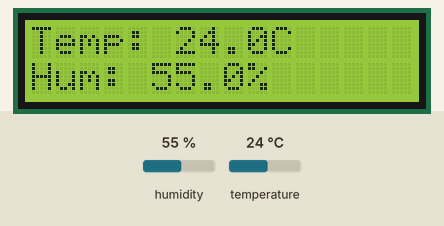
Recording of a sketch running on a simulated Arduino Uno, built with avr-gcc and run on an emulated ATmega328P. On the bench: 16×2 character LCD. The test bench sets the inputs (shaded band); at power-on: humidity 55 %, temperature 24 °C.

Above: at 1.2 s.
1.3 s: humidity set to 22 %
At 3.5 s:
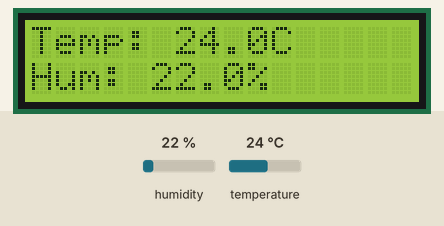
4.0 s: temperature set to 12 °C
At 4.8 s:
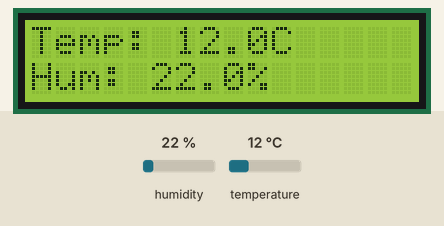
6.7 s: humidity set to 40 %
At 8.6 s:
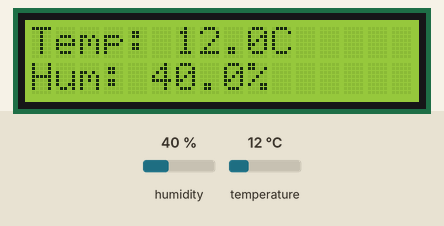
9.7 s: temperature set to 19 °C
At 11.1 s:
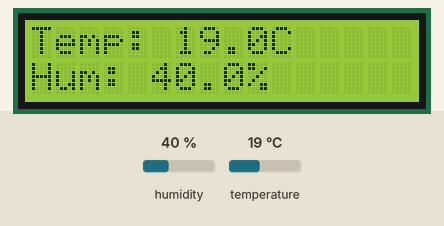
Timing chart, 0 to 12.7 s (numbered marks = the images above; inputs shaded):
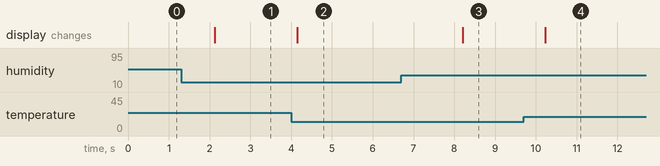

Measured:
- after the input at 1.3 s, the display: changes after 0.82 s (image 1)
- after the input at 4.0 s, the display: changes after 0.15 s (image 2)
- after the input at 6.7 s, the display: changes after 1.5 s (image 3)
- after the input at 9.7 s, the display: changes after 0.53 s (image 4)

The sketch:

arduino_dht22_lcd2x16.ino
```cpp
#include <Wire.h>
#include <LiquidCrystal_I2C.h>
#include <DHT.h>

// Konfigurasi DHT22
#define DHTPIN 13
#define DHTTYPE DHT22
DHT dht(DHTPIN, DHTTYPE);

// Konfigurasi LCD I2C 2x16
#define LCD_ADDR 0x27
#define LCD_COLS 16
#define LCD_ROWS 2
LiquidCrystal_I2C lcd(LCD_ADDR, LCD_COLS, LCD_ROWS);

void setup() {
  Serial.begin(9600);
  dht.begin();

  lcd.init();
  lcd.backlight();
  lcd.clear();
}

void loop() {
  float temp = dht.readTemperature();    // suhu °C
  float hum = dht.readHumidity();        // kelembaban %

  // Cek sensor valid
  if (isnan(temp) || isnan(hum)) {
    Serial.println("Gagal membaca sensor DHT22!");
    lcd.clear();
    lcd.setCursor(0,0);
    lcd.print("Sensor Error");
    delay(2000);
    return;
  }

  // Tampilkan suhu di baris pertama
  lcd.setCursor(0,0);
  lcd.print("Temp: ");
  lcd.print(temp,1);
  lcd.print("C");

  // Tampilkan kelembaban di baris kedua
  lcd.setCursor(0,1);
  lcd.print("Hum: ");
  lcd.print(hum,1);
  lcd.print("%");

  delay(2000); // update setiap 2 detik
}
```
